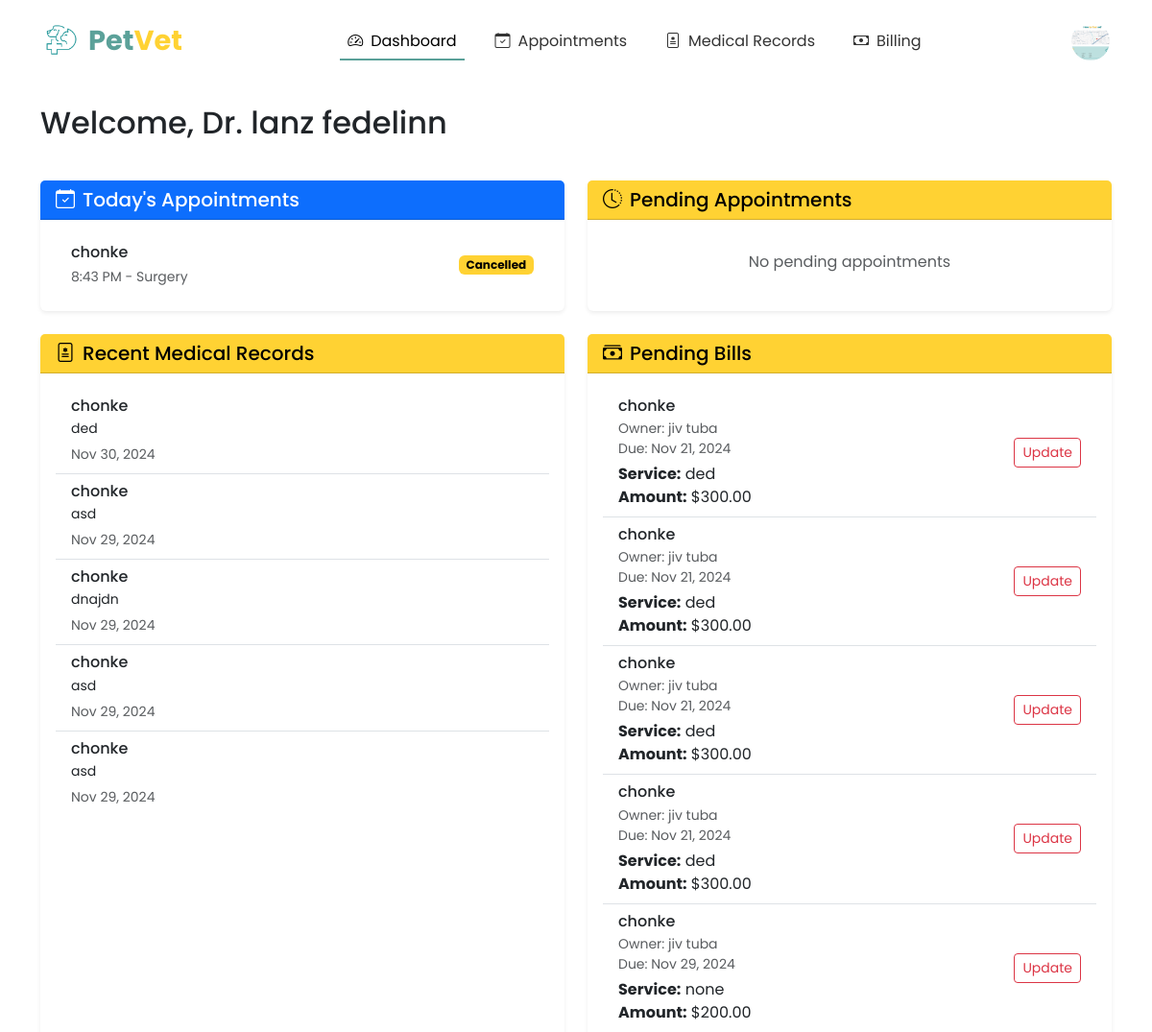
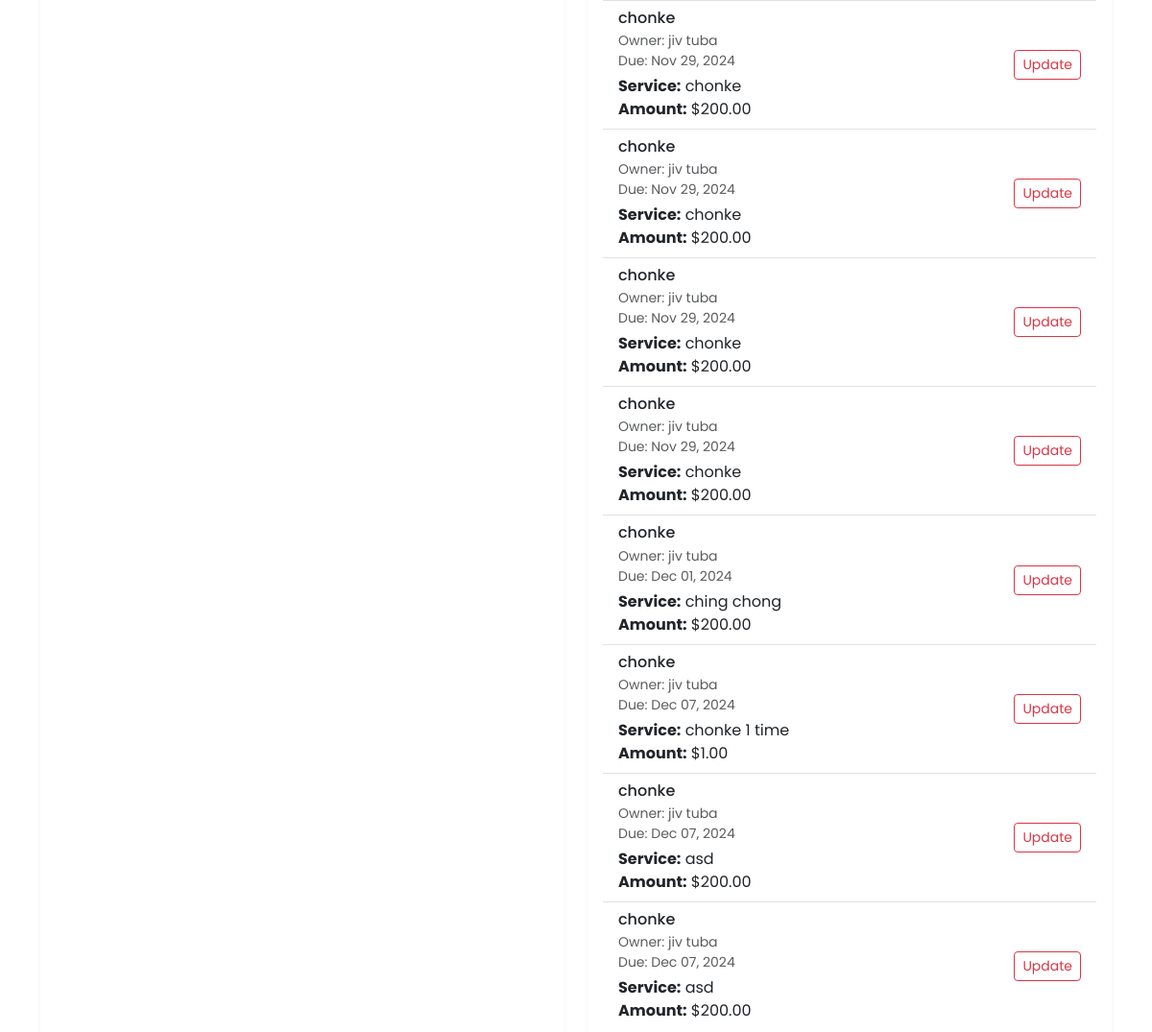
The page /vet/dashboard/ (signed in, upper part) on the database as committed earlier (2 pictures, top to bottom).
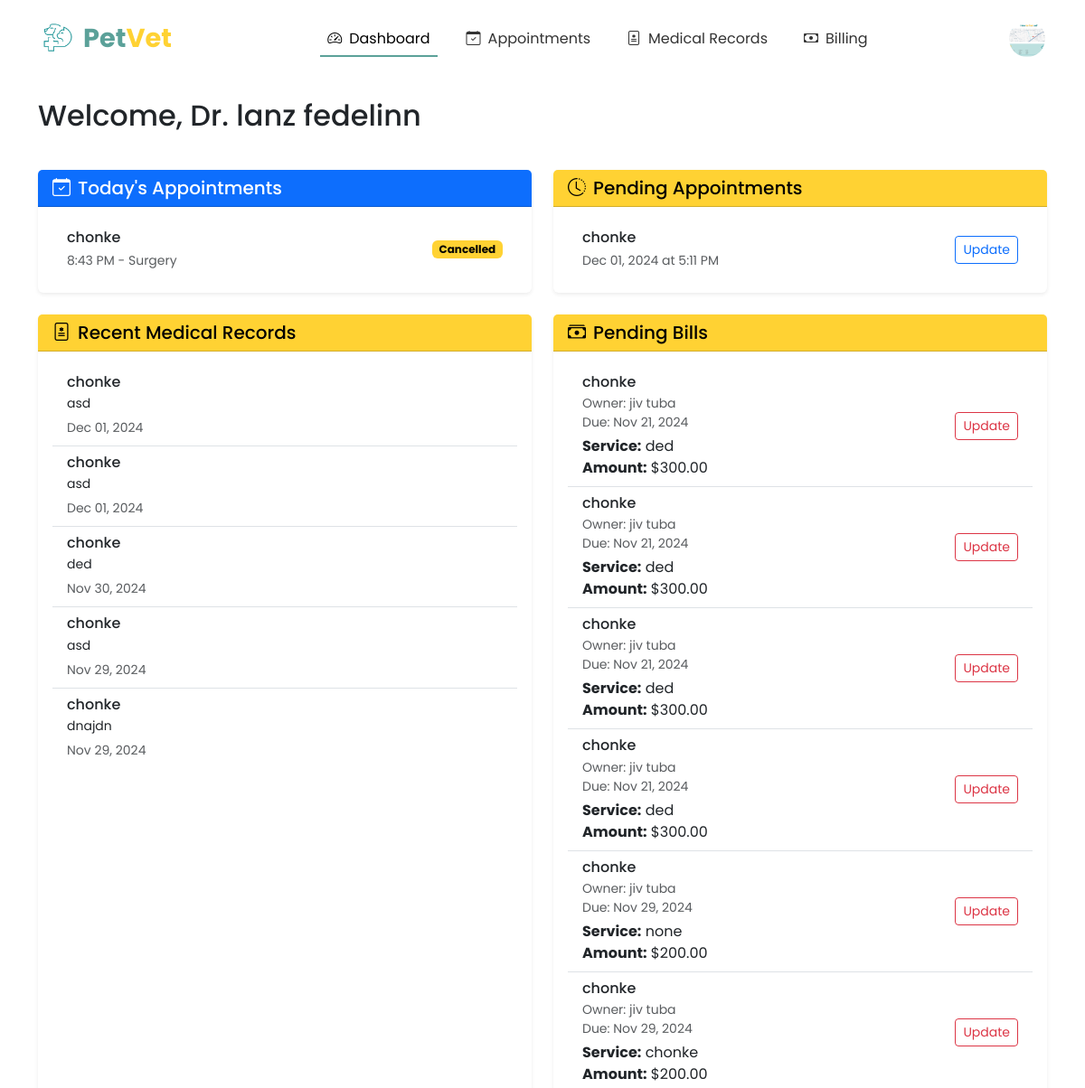
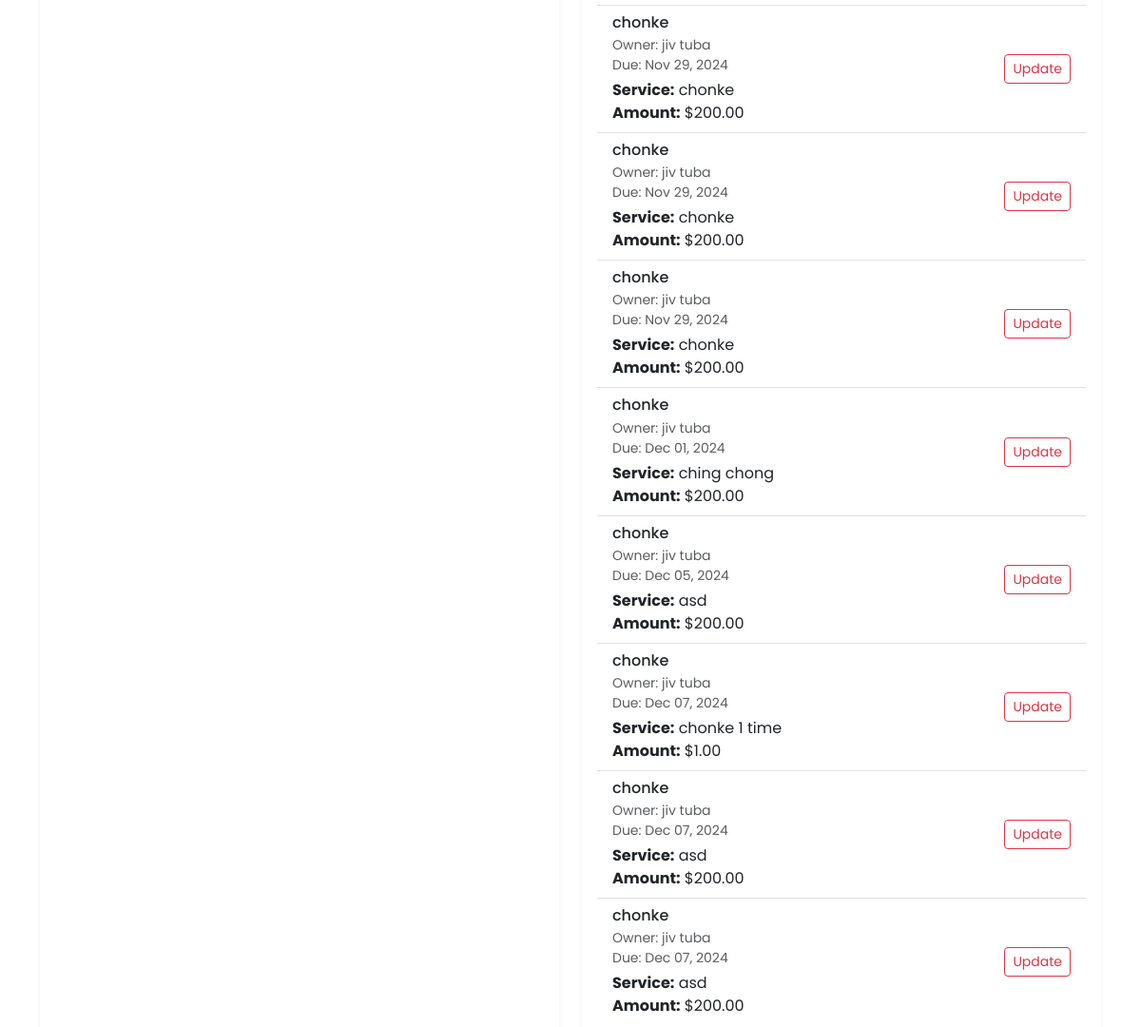
The same page on the database as committed later (2 pictures, top to bottom).
### appointments/models.py (models this page shows, shortened)
class Appointment(models.Model):
    STATUS_CHOICES = [
        ('PENDING', 'Pending Approval'),
        ('APPROVED', 'Approved'),
        ('COMPLETED', 'Completed'),
        ('CANCELLED', 'Cancelled'),
        ('REJECTED', 'Rejected'),
    ]
    SERVICE_CHOICES = [
        ('CHECKUP', 'General Check-up'),
        ('VACCINATION', 'Vaccination'),
        ('SURGERY', 'Surgery'),
        ('GROOMING', 'Grooming'),
        ('DENTAL', 'Dental Care'),
        ('EMERGENCY', 'Emergency Care'),
    ]
    pet = models.ForeignKey(Pet, on_delete=models.CASCADE, related_name='appointments')
    owner = models.ForeignKey(Profile, on_delete=models.CASCADE, null=True)  # Making owner nullable
    veterinarian = models.ForeignKey(VeterinarianProfile, on_delete=models.SET_NULL, null=True, related_name='appointments')
    service_type = models.CharField(max_length=20, choices=SERVICE_CHOICES, default='CHECKUP')
    date = models.DateField()
    time = models.TimeField()
    reason = models.TextField(blank=True, null=True)
    status = models.CharField(max_length=20, choices=STATUS_CHOICES, default='PENDING')
    notes = models.TextField(blank=True, null=True)
    created_at = models.DateTimeField(auto_now_add=True)
    updated_at = models.DateTimeField(auto_now=True)
    class Meta:
        ordering = ['date', 'time']

### pet_registration/models.py (models this page shows, shortened)
class Pet(models.Model):
    owner = models.ForeignKey(User, on_delete=models.CASCADE, related_name='pets')
    pet_id = models.CharField(max_length=20, unique=True)
    pet_name = models.CharField(max_length=50)
    breed = models.CharField(max_length=50)
    species = models.CharField(max_length=50)
    sex = models.CharField(max_length=10, choices=[('Male', 'Male'), ('Female', 'Female'), ('Unknown', 'Unknown')])
    weight = models.DecimalField(max_digits=5, decimal_places=2)
    birthday = models.DateField()
    pet_description = models.TextField(blank=True, null=True)
    image_url = models.ImageField(upload_to='pet_images/', blank=True, null=True)
    primary_veterinarian = models.ForeignKey('veterinarians.VeterinarianProfile',
        on_delete=models.SET_NULL,
        null=True,
        blank=True,
        related_name='primary_pets'
    )

### veterinarians/models.py (models this page shows, shortened)
class MedicalRecord(models.Model):
    pet = models.ForeignKey(Pet, on_delete=models.CASCADE, related_name='medical_records')
    veterinarian = models.ForeignKey(VeterinarianProfile, on_delete=models.CASCADE)
    date = models.DateTimeField(auto_now_add=True)
    diagnosis = models.TextField()
    treatment = models.ForeignKey(Treatment, on_delete=models.SET_NULL, null=True, blank=True)
    notes = models.TextField(blank=True)
    next_visit_date = models.DateField(null=True, blank=True)

class BillingRecord(models.Model):
    STATUS_CHOICES = [
        ('PENDING', 'Pending'),
        ('PAID', 'Paid'),
        ('OVERDUE', 'Overdue'),
        ('CANCELLED', 'Cancelled'),
    ]
    PAYMENT_METHOD_CHOICES = [
        ('CASH', 'Cash'),
        ('CREDIT_CARD', 'Credit Card'),
        ('DEBIT_CARD', 'Debit Card'),
        ('GCASH', 'GCash'),
        ('MAYA', 'Maya'),
    ]
    medical_record = models.OneToOneField(MedicalRecord, on_delete=models.CASCADE)
    amount = models.DecimalField(max_digits=10, decimal_places=2)
    status = models.CharField(max_length=10, choices=STATUS_CHOICES, default='PENDING')
    due_date = models.DateField()
    created_at = models.DateTimeField(auto_now_add=True, null=True)
    payment_method = models.CharField(max_length=50, choices=PAYMENT_METHOD_CHOICES, blank=True)
    payment_date = models.DateField(null=True, blank=True)
    invoice_number = models.CharField(max_length=50, unique=True)
    notes = models.TextField(blank=True)

### veterinarians/views.py (the view)
# urls.py: path('dashboard/', views.dashboard, name='dashboard'),
@login_required
@user_passes_test(is_veterinarian)
def dashboard(request):
    vet_profile = get_object_or_404(VeterinarianProfile, profile=request.user.profile)
    today = datetime.now().date()
    today_appointments = Appointment.objects.filter(
        veterinarian=vet_profile,
        date=today
    ).order_by('time')
    pending_appointments = Appointment.objects.filter(
        Q(veterinarian=vet_profile) & Q(status='PENDING')
    ).order_by('date', 'time')
    recent_records = MedicalRecord.objects.filter(
        veterinarian=vet_profile
    ).order_by('-date')[:5]
    pending_bills = BillingRecord.objects.filter(
        medical_record__veterinarian=vet_profile,
        status='PENDING'
    ).order_by('due_date')
    context = {
        'today_appointments': today_appointments,
        'pending_appointments': pending_appointments,
        'recent_records': recent_records,
        'pending_bills': pending_bills,
    }
    return render(request, 'veterinarians/dashboard.html', context)

### veterinarians/views.py (called while the page is built)
def is_veterinarian(user):
    return user.profile.role == 'VET'

### veterinarians/templates/veterinarians/dashboard.html (shortened to what the changed rows need)
{% extends 'base.html' %}
{% load static %}
{% block content %}
<div class="container py-4">
    <div class="row mb-4">
        <div class="col">
            <h2 class="mb-3">Welcome, Dr. {{ user.profile.first_name }} {{ user.profile.last_name }}</h2>
        </div>
    </div>
    <div class="row g-4">
        <div class="col-md-6">
            <div class="card h-100 border-0 shadow-sm">
                <div class="card-body">
                    {% if today_appointments %}
                        <div class="list-group list-group-flush">
                            {% for appointment in today_appointments %}
                                <div class="list-group-item">
                                    <div class="d-flex justify-content-between align-items-center">
                                        <div>
                                            <h6 class="mb-1">{{ appointment.pet.pet_name }}</h6>
                                            <small class="text-muted">
                                                {{ appointment.time|time:"g:i A" }} -
                                                {{ appointment.get_service_type_display }}
                                            </small>
                                        </div>
                                        <span class="badge {% if appointment.status == 'APPROVED' %}bg-success
                                                          {% elif appointment.status == 'PENDING' %}bg-warning
                                                          {% elif appointment.status == 'COMPLETED' %}bg-info
                                                          {% elif appointment.status == 'CANCELLED' %}bg-danger
                                                          {% elif appointment.status == 'REJECTED' %}bg-secondary
                                                          {% endif %}">
                                            {{ appointment.get_status_display }}
                                        </span>
                                    </div>
                                </div>
                            {% endfor %}
                        </div>
                    {% else %}
                        <p class="text-muted text-center my-3">No appointments scheduled for today</p>
                    {% endif %}
                </div>
            </div>
        </div>
        <div class="col-md-6">
            <div class="card h-100 border-0 shadow-sm">
                <div class="card-body">
                    {% if pending_appointments %}
                        <div class="list-group list-group-flush">
                            {% for appointment in pending_appointments %}
                                <div class="list-group-item">
                                    <div class="d-flex justify-content-between align-items-center">
                                        <div>
                                            <h6 class="mb-1">{{ appointment.pet.pet_name }}</h6>
                                            <small class="text-muted">
                                                {{ appointment.date|date:"M d, Y" }} at
                                                {{ appointment.time|time:"g:i A" }}
                                            </small>
                                        </div>
                                        <div>
                                            <a href="{% url 'veterinarians:update_appointment' appointment.id %}"
                                               class="btn btn-sm btn-outline-primary">
                                                Update
                                            </a>
                                        </div>
                                    </div>
                                </div>
                            {% endfor %}
                        </div>
                    {% else %}
                        <p class="text-muted text-center my-3">No pending appointments</p>
                    {% endif %}
                </div>
            </div>
        </div>
        <div class="col-md-6">
            <div class="card h-100 border-0 shadow-sm">
                <div class="card-body">
                    {% if recent_records %}
                        <div class="list-group list-group-flush">
                            {% for record in recent_records %}
                                <div class="list-group-item">
                                    <h6 class="mb-1">{{ record.pet.pet_name }}</h6>
                                    <p class="mb-1 small">{{ record.diagnosis|truncatechars:100 }}</p>
                                    <small class="text-muted">{{ record.date|date:"M d, Y" }}</small>
                                </div>
                            {% endfor %}
                        </div>
                    {% else %}
                        <p class="text-muted text-center my-3">No recent medical records</p>
                    {% endif %}
                </div>
            </div>
        </div>
        <div class="col-md-6">
            <div class="card h-100 border-0 shadow-sm">
                <div class="card-body">
                    {% if pending_bills %}
                        <div class="list-group list-group-flush">
                            {% for bill in pending_bills %}
                                <div class="list-group-item">
                                    <div class="d-flex justify-content-between align-items-center">
                                        <div>
                                            <h6 class="mb-1">{{ bill.medical_record.pet.pet_name }}</h6>
                                            <p class="mb-1 small text-muted">
                                                Owner: {{ bill.medical_record.pet.owner.get_full_name }}
                                                <br>
                                                Due: {{ bill.due_date|date:"M d, Y" }}
                                            </p>
                                            <p class="mb-0">
                                                <strong>Service:</strong> {{ bill.medical_record.diagnosis|default:"Medical Service" }}
                                                <br>
                                                <strong>Amount:</strong> ${{ bill.amount|floatformat:2 }}
                                            </p>
                                        </div>
                                        <div>
                                            <a href="{% url 'veterinarians:update_billing' bill.id %}"
                                               class="btn btn-sm btn-outline-danger">
                                                Update
                                            </a>
                                        </div>
                                    </div>
                                </div>
                            {% endfor %}
                        </div>
                    {% else %}
                        <p class="text-muted text-center my-3">No pending bills</p>
                    {% endif %}
                </div>
            </div>
        </div>
    </div>
</div>
{% endblock %}

Rows that differ between the two databases and show on the page:
no longer on this page (row unchanged): MedicalRecord: pet.pet_name "chonke", diagnosis "asd", date "Nov 29, 2024"
no longer on this page (row unchanged): MedicalRecord: pet.pet_name "chonke", diagnosis "asd", date "Nov 29, 2024"
added Appointment: pet.pet_name "chonke", date "Dec 01, 2024", time "5:11 PM", shown under "Pending Appointments"
added MedicalRecord: pet.pet_name "chonke", diagnosis "asd", date "Dec 01, 2024"
added MedicalRecord: pet.pet_name "chonke", diagnosis "asd", date "Dec 01, 2024"
added BillingRecord: medical_record.pet.pet_name "chonke", medical_record.pet.owner.get_full_name "jiv tuba", due_date "Dec 05, 2024", medical_record.diagnosis "asd", amount "200.00"
Other text that changed with them:
text no longer shown: "No pending appointments"
